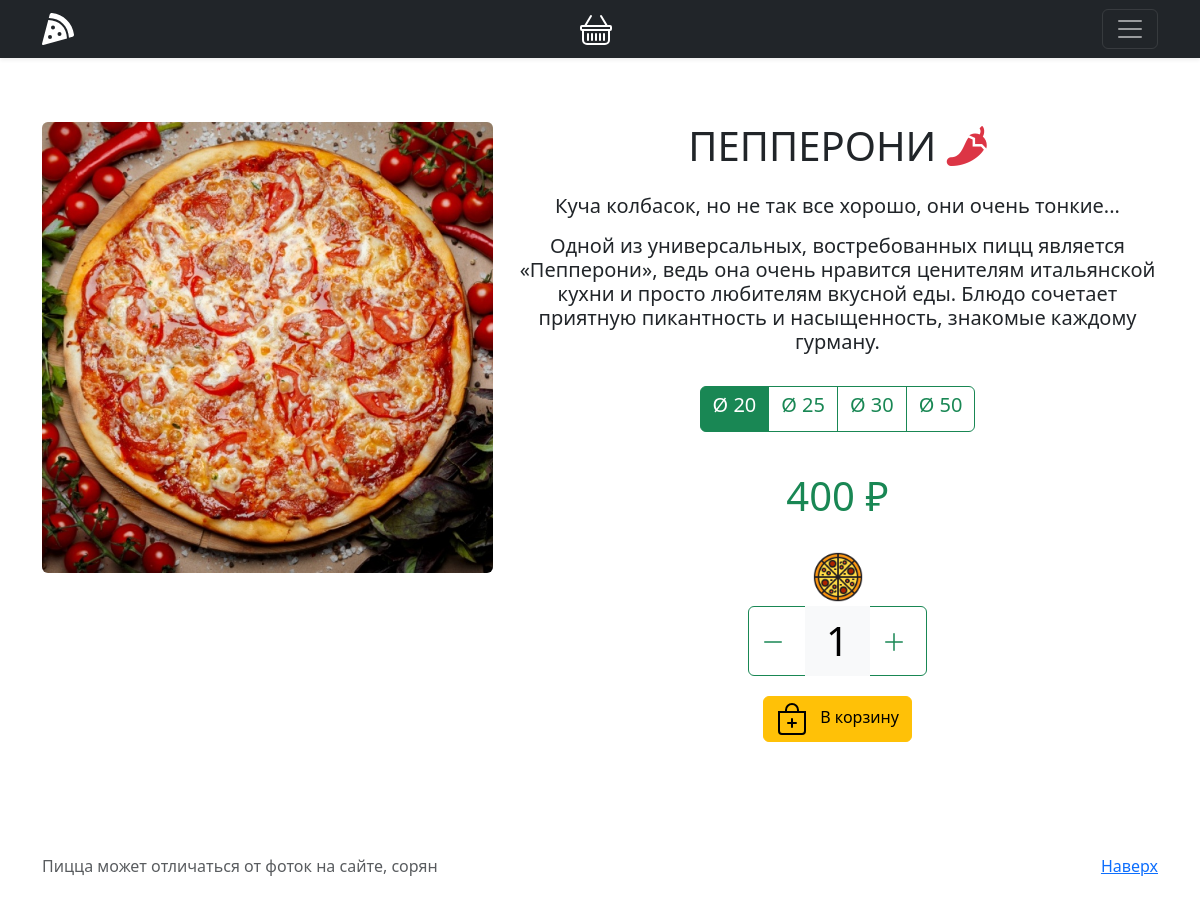
The app's page /pizza/1 with its own data.
### goods/models.py (models this page shows, shortened)
class Pizza(models.Model):
    name = models.CharField(max_length=255)
    image = models.ImageField(upload_to="pizza/")
    cost = models.IntegerField()
    about = models.TextField()
    hot = models.BooleanField(default=False)
    vegan = models.BooleanField(default=False)

### goods/views.py (the view)
# urls.py: path("pizza/<int:pizza_id>", views.PizzaView.as_view(), name="show-pizza"),
class PizzaView(View):
    def get(self, request, pizza_id: int):
        print(request.COOKIES)
        print(dict(request.session))
        return render(
            request,
            "show_pizza.html",
            {
                "pizza": get_object_or_404(Pizza, id=pizza_id),
                "cart": PizzaCart(request),
            },
        )

### goods/cart.py (called while the page is built)
    def __len__(self):
        return sum(item["quantity"] for item in self.cart.values())

    def total_count(self):
        return len(self)

### templates/show_pizza.html (shortened to what this page needs)
{% extends 'base.html' %}
{% load static %}
{% block content %}
<div class="container py-5">
    <div class="row pt-3">
        <div class="col-12 col-md-5">
            <div class="img-wrp">
                <img src="{{ pizza.image.url }}" class="img-fluid mb-5 rounded">
            </div>
        </div>
        <div class="text-center col-12 col-md-7">
            <h1 class="mt-0 mb-4">
                {{ pizza.name | upper }}
                    {% if pizza.hot %}
                        <i style="color: #dc3545" class="fa-pepper-hot fa"></i>
                    {% elif pizza.vegan %}
                        <i style="color: forestgreen" class="fa fa-leaf"></i>
                    {% endif %}
            </h1>
            <h5>{{ pizza.about | linebreaks }}</h5>
            <form action="{% url 'add-pizza' pizza.id %}" method="post">
                <div class="py-3">
                    <div class="btn-group" role="group" aria-label="Basic radio toggle button group">
                        <label class="btn btn-outline-success" for="diameter1"><h5>Ø 20</h5></label>
                        <label class="btn btn-outline-success" for="diameter2"><h5>Ø 25</h5></label>
                        <label class="btn btn-outline-success" for="diameter3"><h5>Ø 30</h5></label>
                        <label class="btn btn-outline-success" for="diameter4"><h5>Ø 50</h5></label>
                    </div>
                </div>
                <div class="py-4 item-price text-success col-12 col-md-12">
                    <h1><span id="total-cost">{{ pizza.cost }}</span> ₽</h1>
                </div>
                <div id="pizzas-count-img">
                    <img height="50px" src="{% static 'img/pizza.png' %}">
                </div>
                <div class="py-1">
                    <div class="btn-group" role="group" aria-label="Basic radio toggle button group">
                      <button type="button" id="remove_pizza" class="btn btn-outline-success">
                        <svg xmlns="http://www.w3.org/2000/svg" width="24" height="24" fill="currentColor" class="me-2" viewBox="0 0 16 16">
                          <path fill-rule="evenodd" d="M2 8a.5.5 0 0 1 .5-.5h11a.5.5 0 0 1 0 1h-11A.5.5 0 0 1 2 8Z"></path>
                        </svg>
                      </button>
                      <label class="btn btn-outline-light" style="padding: 10px 20px" for="count1">
                          <span class="display-6" id="count-vis">1</span>
                      </label>
                      <button type="button" id="add_pizza" class="btn btn-outline-success">
                        <svg xmlns="http://www.w3.org/2000/svg" width="24" height="24" fill="currentColor" class="me-2" viewBox="0 0 16 16">
                          <path fill-rule="evenodd" d="M8 2a.5.5 0 0 1 .5.5v5h5a.5.5 0 0 1 0 1h-5v5a.5.5 0 0 1-1 0v-5h-5a.5.5 0 0 1 0-1h5v-5A.5.5 0 0 1 8 2Z"></path>
                        </svg>
                      </button>
                    </div>
                </div>
                <div class="py-3">
                    <button type="submit" class="btn btn-warning mt-3 mt-lg-0 mt-md-0 waves-effect waves-light">
                        В корзину
                    </button>
                </div>
            </form>
        </div>
	</div>
</div>
{% endblock %}

### records on screen
Pizza: image (picture), name "ПЕППЕРОНИ", about "Куча колбасок, но не так все хорошо, они очень тонкие... Одной из универсальных, востребованных пицц является «Пепперони», ведь она очень нравится ценителям итальянской кухни и просто любителям вкусной еды. Блюдо сочетает приятную пикантность и насыщенность, знакомые каждому гурману.", cost "400"
